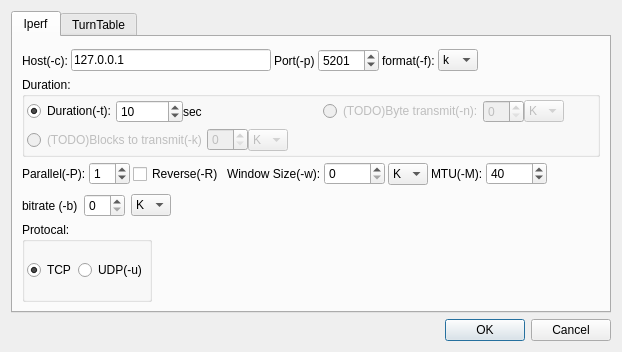
<?xml version="1.0" encoding="UTF-8"?>
<ui version="4.0">
 <class>Dialog</class>
 <widget class="QDialog" name="Dialog">
  <property name="geometry">
   <rect>
    <x>0</x>
    <y>0</y>
    <width>622</width>
    <height>352</height>
   </rect>
  </property>
  <property name="windowTitle">
   <string>Dialog</string>
  </property>
  <layout class="QVBoxLayout" name="verticalLayout">
   <item>
    <widget class="QTabWidget" name="twConfig">
     <property name="currentIndex">
      <number>0</number>
     </property>
     <widget class="QWidget" name="tabIperf">
      <attribute name="title">
       <string>Iperf</string>
      </attribute>
      <layout class="QVBoxLayout" name="verticalLayout_6">
       <item>
        <widget class="QWidget" name="widget_2" native="true">
         <property name="minimumSize">
          <size>
           <width>0</width>
           <height>250</height>
          </size>
         </property>
         <layout class="QVBoxLayout" name="verticalLayout_2">
          <property name="spacing">
           <number>2</number>
          </property>
          <property name="leftMargin">
           <number>0</number>
          </property>
          <property name="topMargin">
           <number>0</number>
          </property>
          <property name="rightMargin">
           <number>0</number>
          </property>
          <property name="bottomMargin">
           <number>0</number>
          </property>
          <item>
           <widget class="QWidget" name="widget_3" native="true">
            <layout class="QHBoxLayout" name="horizontalLayout_2">
             <property name="spacing">
              <number>3</number>
             </property>
             <property name="leftMargin">
              <number>0</number>
             </property>
             <property name="topMargin">
              <number>0</number>
             </property>
             <property name="rightMargin">
              <number>0</number>
             </property>
             <property name="bottomMargin">
              <number>0</number>
             </property>
             <item>
              <widget class="QLabel" name="lbHost">
               <property name="text">
                <string>Host(-c):</string>
               </property>
              </widget>
             </item>
             <item>
              <widget class="QLineEdit" name="leHost">
               <property name="minimumSize">
                <size>
                 <width>200</width>
                 <height>0</height>
                </size>
               </property>
               <property name="text">
                <string>127.0.0.1</string>
               </property>
              </widget>
             </item>
             <item>
              <widget class="QLabel" name="lbPort">
               <property name="text">
                <string>Port(-p)</string>
               </property>
              </widget>
             </item>
             <item>
              <widget class="QSpinBox" name="sbPort">
               <property name="minimum">
                <number>1000</number>
               </property>
               <property name="maximum">
                <number>65534</number>
               </property>
               <property name="value">
                <number>5201</number>
               </property>
              </widget>
             </item>
             <item>
              <widget class="QLabel" name="lbFormat">
               <property name="text">
                <string>format(-f):</string>
               </property>
              </widget>
             </item>
             <item>
              <widget class="QComboBox" name="comboBoxFormat">
               <property name="currentText">
                <string>k</string>
               </property>
               <item>
                <property name="text">
                 <string>k</string>
                </property>
               </item>
               <item>
                <property name="text">
                 <string>m</string>
                </property>
               </item>
               <item>
                <property name="text">
                 <string>g</string>
                </property>
               </item>
               <item>
                <property name="text">
                 <string>t</string>
                </property>
               </item>
               <item>
                <property name="text">
                 <string>K</string>
                </property>
               </item>
               <item>
                <property name="text">
                 <string>M</string>
                </property>
               </item>
               <item>
                <property name="text">
                 <string>G</string>
                </property>
               </item>
               <item>
                <property name="text">
                 <string>T</string>
                </property>
               </item>
              </widget>
             </item>
             <item>
              <spacer name="horizontalSpacer_8">
               <property name="orientation">
                <enum>Qt::Horizontal</enum>
               </property>
               <property name="sizeHint" stdset="0">
                <size>
                 <width>40</width>
                 <height>20</height>
                </size>
               </property>
              </spacer>
             </item>
            </layout>
           </widget>
          </item>
          <item>
           <widget class="QWidget" name="widget_10" native="true">
            <property name="minimumSize">
             <size>
              <width>0</width>
              <height>80</height>
             </size>
            </property>
            <layout class="QVBoxLayout" name="verticalLayout_7">
             <property name="spacing">
              <number>0</number>
             </property>
             <property name="leftMargin">
              <number>0</number>
             </property>
             <property name="topMargin">
              <number>0</number>
             </property>
             <property name="rightMargin">
              <number>0</number>
             </property>
             <property name="bottomMargin">
              <number>0</number>
             </property>
             <item>
              <widget class="QGroupBox" name="groupBox">
               <property name="minimumSize">
                <size>
                 <width>0</width>
                 <height>30</height>
                </size>
               </property>
               <property name="title">
                <string>Duration:</string>
               </property>
               <layout class="QGridLayout" name="gridLayout">
                <property name="leftMargin">
                 <number>0</number>
                </property>
                <property name="topMargin">
                 <number>0</number>
                </property>
                <property name="rightMargin">
                 <number>0</number>
                </property>
                <property name="bottomMargin">
                 <number>0</number>
                </property>
                <property name="spacing">
                 <number>0</number>
                </property>
                <item row="0" column="0">
                 <widget class="QWidget" name="widget_11" native="true">
                  <property name="minimumSize">
                   <size>
                    <width>0</width>
                    <height>25</height>
                   </size>
                  </property>
                  <layout class="QHBoxLayout" name="horizontalLayout_12">
                   <property name="spacing">
                    <number>0</number>
                   </property>
                   <property name="leftMargin">
                    <number>2</number>
                   </property>
                   <property name="topMargin">
                    <number>2</number>
                   </property>
                   <property name="rightMargin">
                    <number>2</number>
                   </property>
                   <property name="bottomMargin">
                    <number>2</number>
                   </property>
                   <item>
                    <widget class="QRadioButton" name="rbDuration">
                     <property name="text">
                      <string>Duration(-t):</string>
                     </property>
                     <property name="checked">
                      <bool>true</bool>
                     </property>
                    </widget>
                   </item>
                   <item>
                    <widget class="QSpinBox" name="sbDuration">
                     <property name="minimum">
                      <number>1</number>
                     </property>
                     <property name="maximum">
                      <number>999999999</number>
                     </property>
                     <property name="value">
                      <number>10</number>
                     </property>
                    </widget>
                   </item>
                   <item>
                    <widget class="QLabel" name="lbDurationUnit">
                     <property name="text">
                      <string>sec</string>
                     </property>
                    </widget>
                   </item>
                   <item>
                    <spacer name="horizontalSpacer_11">
                     <property name="orientation">
                      <enum>Qt::Horizontal</enum>
                     </property>
                     <property name="sizeHint" stdset="0">
                      <size>
                       <width>40</width>
                       <height>20</height>
                      </size>
                     </property>
                    </spacer>
                   </item>
                  </layout>
                 </widget>
                </item>
                <item row="0" column="1">
                 <widget class="QWidget" name="widget_12" native="true">
                  <property name="minimumSize">
                   <size>
                    <width>0</width>
                    <height>25</height>
                   </size>
                  </property>
                  <layout class="QHBoxLayout" name="horizontalLayout_11">
                   <property name="spacing">
                    <number>0</number>
                   </property>
                   <property name="leftMargin">
                    <number>2</number>
                   </property>
                   <property name="topMargin">
                    <number>2</number>
                   </property>
                   <property name="rightMargin">
                    <number>2</number>
                   </property>
                   <property name="bottomMargin">
                    <number>2</number>
                   </property>
                   <item>
                    <widget class="QRadioButton" name="rbByte">
                     <property name="enabled">
                      <bool>false</bool>
                     </property>
                     <property name="text">
                      <string>(TODO)Byte transmit(-n):</string>
                     </property>
                    </widget>
                   </item>
                   <item>
                    <widget class="QSpinBox" name="sbByte">
                     <property name="enabled">
                      <bool>false</bool>
                     </property>
                    </widget>
                   </item>
                   <item>
                    <widget class="QComboBox" name="comboByte">
                     <property name="enabled">
                      <bool>false</bool>
                     </property>
                     <property name="editable">
                      <bool>false</bool>
                     </property>
                     <item>
                      <property name="text">
                       <string>K</string>
                      </property>
                     </item>
                     <item>
                      <property name="text">
                       <string>M</string>
                      </property>
                     </item>
                     <item>
                      <property name="text">
                       <string>G</string>
                      </property>
                     </item>
                    </widget>
                   </item>
                   <item>
                    <spacer name="horizontalSpacer_13">
                     <property name="orientation">
                      <enum>Qt::Horizontal</enum>
                     </property>
                     <property name="sizeHint" stdset="0">
                      <size>
                       <width>40</width>
                       <height>20</height>
                      </size>
                     </property>
                    </spacer>
                   </item>
                   <item>
                    <spacer name="horizontalSpacer_9">
                     <property name="orientation">
                      <enum>Qt::Horizontal</enum>
                     </property>
                     <property name="sizeHint" stdset="0">
                      <size>
                       <width>40</width>
                       <height>20</height>
                      </size>
                     </property>
                    </spacer>
                   </item>
                  </layout>
                 </widget>
                </item>
                <item row="1" column="0">
                 <widget class="QWidget" name="widget_13" native="true">
                  <property name="minimumSize">
                   <size>
                    <width>0</width>
                    <height>25</height>
                   </size>
                  </property>
                  <layout class="QHBoxLayout" name="horizontalLayout_13">
                   <property name="spacing">
                    <number>0</number>
                   </property>
                   <property name="leftMargin">
                    <number>2</number>
                   </property>
                   <property name="topMargin">
                    <number>2</number>
                   </property>
                   <property name="rightMargin">
                    <number>2</number>
                   </property>
                   <property name="bottomMargin">
                    <number>2</number>
                   </property>
                   <item>
                    <widget class="QRadioButton" name="rbBlocks">
                     <property name="enabled">
                      <bool>false</bool>
                     </property>
                     <property name="text">
                      <string>(TODO)Blocks to transmit(-k)</string>
                     </property>
                    </widget>
                   </item>
                   <item>
                    <widget class="QSpinBox" name="spBlocks">
                     <property name="enabled">
                      <bool>false</bool>
                     </property>
                    </widget>
                   </item>
                   <item>
                    <widget class="QComboBox" name="comboBlocks">
                     <property name="enabled">
                      <bool>false</bool>
                     </property>
                     <property name="editable">
                      <bool>false</bool>
                     </property>
                     <item>
                      <property name="text">
                       <string>K</string>
                      </property>
                     </item>
                     <item>
                      <property name="text">
                       <string>M</string>
                      </property>
                     </item>
                     <item>
                      <property name="text">
                       <string>G</string>
                      </property>
                     </item>
                    </widget>
                   </item>
                   <item>
                    <spacer name="horizontalSpacer_12">
                     <property name="orientation">
                      <enum>Qt::Horizontal</enum>
                     </property>
                     <property name="sizeHint" stdset="0">
                      <size>
                       <width>40</width>
                       <height>20</height>
                      </size>
                     </property>
                    </spacer>
                   </item>
                   <item>
                    <spacer name="horizontalSpacer_10">
                     <property name="orientation">
                      <enum>Qt::Horizontal</enum>
                     </property>
                     <property name="sizeHint" stdset="0">
                      <size>
                       <width>40</width>
                       <height>20</height>
                      </size>
                     </property>
                    </spacer>
                   </item>
                  </layout>
                 </widget>
                </item>
               </layout>
              </widget>
             </item>
            </layout>
           </widget>
          </item>
          <item>
           <widget class="QWidget" name="widget_4" native="true">
            <layout class="QHBoxLayout" name="horizontalLayout_3">
             <property name="spacing">
              <number>3</number>
             </property>
             <property name="leftMargin">
              <number>0</number>
             </property>
             <property name="topMargin">
              <number>0</number>
             </property>
             <property name="rightMargin">
              <number>0</number>
             </property>
             <property name="bottomMargin">
              <number>0</number>
             </property>
             <item>
              <widget class="QLabel" name="lbParallel">
               <property name="text">
                <string>Parallel(-P):</string>
               </property>
              </widget>
             </item>
             <item>
              <widget class="QSpinBox" name="spParallel">
               <property name="value">
                <number>1</number>
               </property>
               <property name="displayIntegerBase">
                <number>12</number>
               </property>
              </widget>
             </item>
             <item>
              <widget class="QCheckBox" name="cbReverse">
               <property name="text">
                <string>Reverse(-R)</string>
               </property>
              </widget>
             </item>
             <item>
              <widget class="QLabel" name="lbWindow">
               <property name="text">
                <string>Window Size(-w):</string>
               </property>
              </widget>
             </item>
             <item>
              <widget class="QSpinBox" name="sbWindowSize">
               <property name="toolTip">
                <string>&lt;html&gt;&lt;head/&gt;&lt;body&gt;&lt;p&gt;set window size / socket buffer size&lt;/p&gt;&lt;p&gt;Use 0 to not specify this option&lt;/p&gt;&lt;/body&gt;&lt;/html&gt;</string>
               </property>
               <property name="suffix">
                <string/>
               </property>
               <property name="maximum">
                <number>65535</number>
               </property>
              </widget>
             </item>
             <item>
              <widget class="QComboBox" name="comboWindowSizeUnit">
               <property name="maximumSize">
                <size>
                 <width>40</width>
                 <height>16777215</height>
                </size>
               </property>
               <item>
                <property name="text">
                 <string>K</string>
                </property>
               </item>
               <item>
                <property name="text">
                 <string>M</string>
                </property>
               </item>
               <item>
                <property name="text">
                 <string>G</string>
                </property>
               </item>
              </widget>
             </item>
             <item>
              <widget class="QLabel" name="lbMTU">
               <property name="frameShape">
                <enum>QFrame::NoFrame</enum>
               </property>
               <property name="text">
                <string>MTU(-M):</string>
               </property>
              </widget>
             </item>
             <item>
              <widget class="QSpinBox" name="sbMTU">
               <property name="toolTip">
                <string>set TCP/SCTP maximum segment size (MTU - 40 bytes)</string>
               </property>
               <property name="maximum">
                <number>65535</number>
               </property>
               <property name="value">
                <number>40</number>
               </property>
              </widget>
             </item>
             <item>
              <spacer name="horizontalSpacer_2">
               <property name="orientation">
                <enum>Qt::Horizontal</enum>
               </property>
               <property name="sizeHint" stdset="0">
                <size>
                 <width>40</width>
                 <height>20</height>
                </size>
               </property>
              </spacer>
             </item>
            </layout>
           </widget>
          </item>
          <item>
           <widget class="QWidget" name="widget" native="true">
            <layout class="QHBoxLayout" name="horizontalLayout_7">
             <property name="leftMargin">
              <number>0</number>
             </property>
             <property name="topMargin">
              <number>0</number>
             </property>
             <property name="rightMargin">
              <number>0</number>
             </property>
             <property name="bottomMargin">
              <number>0</number>
             </property>
             <item>
              <widget class="QLabel" name="lb_bitrate">
               <property name="toolTip">
                <string>&lt;html&gt;&lt;head/&gt;&lt;body&gt;&lt;p&gt;target bitrate in bits/sec (0 for unlimited)&lt;/p&gt;&lt;p&gt;(default 1 Mbit/sec for UDP, unlimited for TCP)&lt;/p&gt;&lt;/body&gt;&lt;/html&gt;</string>
               </property>
               <property name="text">
                <string>bitrate (-b)</string>
               </property>
              </widget>
             </item>
             <item>
              <widget class="QSpinBox" name="sbBitrate"/>
             </item>
             <item>
              <widget class="QComboBox" name="comboBitrateUnit">
               <item>
                <property name="text">
                 <string>K</string>
                </property>
               </item>
               <item>
                <property name="text">
                 <string>M</string>
                </property>
               </item>
               <item>
                <property name="text">
                 <string>G</string>
                </property>
               </item>
              </widget>
             </item>
             <item>
              <spacer name="horizontalSpacer_3">
               <property name="orientation">
                <enum>Qt::Horizontal</enum>
               </property>
               <property name="sizeHint" stdset="0">
                <size>
                 <width>40</width>
                 <height>20</height>
                </size>
               </property>
              </spacer>
             </item>
            </layout>
           </widget>
          </item>
          <item>
           <widget class="QWidget" name="widget_5" native="true">
            <property name="minimumSize">
             <size>
              <width>0</width>
              <height>80</height>
             </size>
            </property>
            <layout class="QHBoxLayout" name="horizontalLayout_4">
             <property name="spacing">
              <number>2</number>
             </property>
             <property name="leftMargin">
              <number>0</number>
             </property>
             <property name="topMargin">
              <number>0</number>
             </property>
             <property name="rightMargin">
              <number>0</number>
             </property>
             <property name="bottomMargin">
              <number>0</number>
             </property>
             <item>
              <widget class="QGroupBox" name="gbProtocal">
               <property name="focusPolicy">
                <enum>Qt::TabFocus</enum>
               </property>
               <property name="title">
                <string>Protocal:</string>
               </property>
               <property name="flat">
                <bool>false</bool>
               </property>
               <property name="checkable">
                <bool>false</bool>
               </property>
               <layout class="QHBoxLayout" name="horizontalLayout">
                <property name="spacing">
                 <number>2</number>
                </property>
                <property name="leftMargin">
                 <number>2</number>
                </property>
                <property name="topMargin">
                 <number>2</number>
                </property>
                <property name="rightMargin">
                 <number>2</number>
                </property>
                <property name="bottomMargin">
                 <number>2</number>
                </property>
                <item>
                 <widget class="QRadioButton" name="rbTCP">
                  <property name="text">
                   <string>TCP</string>
                  </property>
                  <property name="checked">
                   <bool>true</bool>
                  </property>
                 </widget>
                </item>
                <item>
                 <widget class="QRadioButton" name="rbUDP">
                  <property name="text">
                   <string>UDP(-u)</string>
                  </property>
                  <property name="checked">
                   <bool>false</bool>
                  </property>
                 </widget>
                </item>
               </layout>
              </widget>
             </item>
             <item>
              <spacer name="horizontalSpacer">
               <property name="orientation">
                <enum>Qt::Horizontal</enum>
               </property>
               <property name="sizeHint" stdset="0">
                <size>
                 <width>40</width>
                 <height>20</height>
                </size>
               </property>
              </spacer>
             </item>
            </layout>
           </widget>
          </item>
         </layout>
        </widget>
       </item>
      </layout>
     </widget>
     <widget class="QWidget" name="tabTurnTable">
      <attribute name="title">
       <string>TurnTable</string>
      </attribute>
      <layout class="QVBoxLayout" name="verticalLayout_5">
       <item>
        <widget class="QWidget" name="widget_6" native="true">
         <layout class="QHBoxLayout" name="horizontalLayout_5">
          <property name="leftMargin">
           <number>3</number>
          </property>
          <property name="topMargin">
           <number>3</number>
          </property>
          <property name="rightMargin">
           <number>3</number>
          </property>
          <property name="bottomMargin">
           <number>3</number>
          </property>
          <item>
           <widget class="QCheckBox" name="cbTurnTable">
            <property name="minimumSize">
             <size>
              <width>0</width>
              <height>0</height>
             </size>
            </property>
            <property name="text">
             <string>Use TurnTable</string>
            </property>
           </widget>
          </item>
          <item>
           <widget class="QComboBox" name="comboComPort"/>
          </item>
          <item>
           <widget class="QComboBox" name="comboBaulRate"/>
          </item>
          <item>
           <spacer name="horizontalSpacer_4">
            <property name="orientation">
             <enum>Qt::Horizontal</enum>
            </property>
            <property name="sizeHint" stdset="0">
             <size>
              <width>40</width>
              <height>20</height>
             </size>
            </property>
           </spacer>
          </item>
         </layout>
        </widget>
       </item>
       <item>
        <widget class="QWidget" name="widget_7" native="true">
         <layout class="QHBoxLayout" name="horizontalLayout_9">
          <property name="leftMargin">
           <number>3</number>
          </property>
          <property name="topMargin">
           <number>3</number>
          </property>
          <property name="rightMargin">
           <number>3</number>
          </property>
          <property name="bottomMargin">
           <number>3</number>
          </property>
          <item>
           <widget class="QLabel" name="label_3">
            <property name="text">
             <string>degree:</string>
            </property>
           </widget>
          </item>
          <item>
           <widget class="QSpinBox" name="ttStart">
            <property name="maximum">
             <number>360</number>
            </property>
            <property name="singleStep">
             <number>10</number>
            </property>
           </widget>
          </item>
          <item>
           <widget class="QLabel" name="label">
            <property name="text">
             <string>-</string>
            </property>
           </widget>
          </item>
          <item>
           <widget class="QSpinBox" name="ttEnd">
            <property name="maximum">
             <number>360</number>
            </property>
            <property name="singleStep">
             <number>10</number>
            </property>
            <property name="value">
             <number>360</number>
            </property>
           </widget>
          </item>
          <item>
           <widget class="QLabel" name="label_2">
            <property name="text">
             <string>Step:</string>
            </property>
           </widget>
          </item>
          <item>
           <widget class="QSpinBox" name="ttStep">
            <property name="maximum">
             <number>360</number>
            </property>
            <property name="singleStep">
             <number>5</number>
            </property>
            <property name="value">
             <number>30</number>
            </property>
           </widget>
          </item>
          <item>
           <spacer name="horizontalSpacer_5">
            <property name="orientation">
             <enum>Qt::Horizontal</enum>
            </property>
            <property name="sizeHint" stdset="0">
             <size>
              <width>40</width>
              <height>20</height>
             </size>
            </property>
           </spacer>
          </item>
         </layout>
        </widget>
       </item>
       <item>
        <spacer name="verticalSpacer">
         <property name="orientation">
          <enum>Qt::Vertical</enum>
         </property>
         <property name="sizeHint" stdset="0">
          <size>
           <width>20</width>
           <height>40</height>
          </size>
         </property>
        </spacer>
       </item>
      </layout>
     </widget>
    </widget>
   </item>
   <item>
    <widget class="QDialogButtonBox" name="buttonBox">
     <property name="orientation">
      <enum>Qt::Horizontal</enum>
     </property>
     <property name="standardButtons">
      <set>QDialogButtonBox::Cancel|QDialogButtonBox::Ok</set>
     </property>
    </widget>
   </item>
  </layout>
 </widget>
 <resources/>
 <connections>
  <connection>
   <sender>buttonBox</sender>
   <signal>accepted()</signal>
   <receiver>Dialog</receiver>
   <slot>accept()</slot>
   <hints>
    <hint type="sourcelabel">
     <x>248</x>
     <y>254</y>
    </hint>
    <hint type="destinationlabel">
     <x>157</x>
     <y>274</y>
    </hint>
   </hints>
  </connection>
  <connection>
   <sender>buttonBox</sender>
   <signal>rejected()</signal>
   <receiver>Dialog</receiver>
   <slot>reject()</slot>
   <hints>
    <hint type="sourcelabel">
     <x>316</x>
     <y>260</y>
    </hint>
    <hint type="destinationlabel">
     <x>286</x>
     <y>274</y>
    </hint>
   </hints>
  </connection>
 </connections>
</ui>
